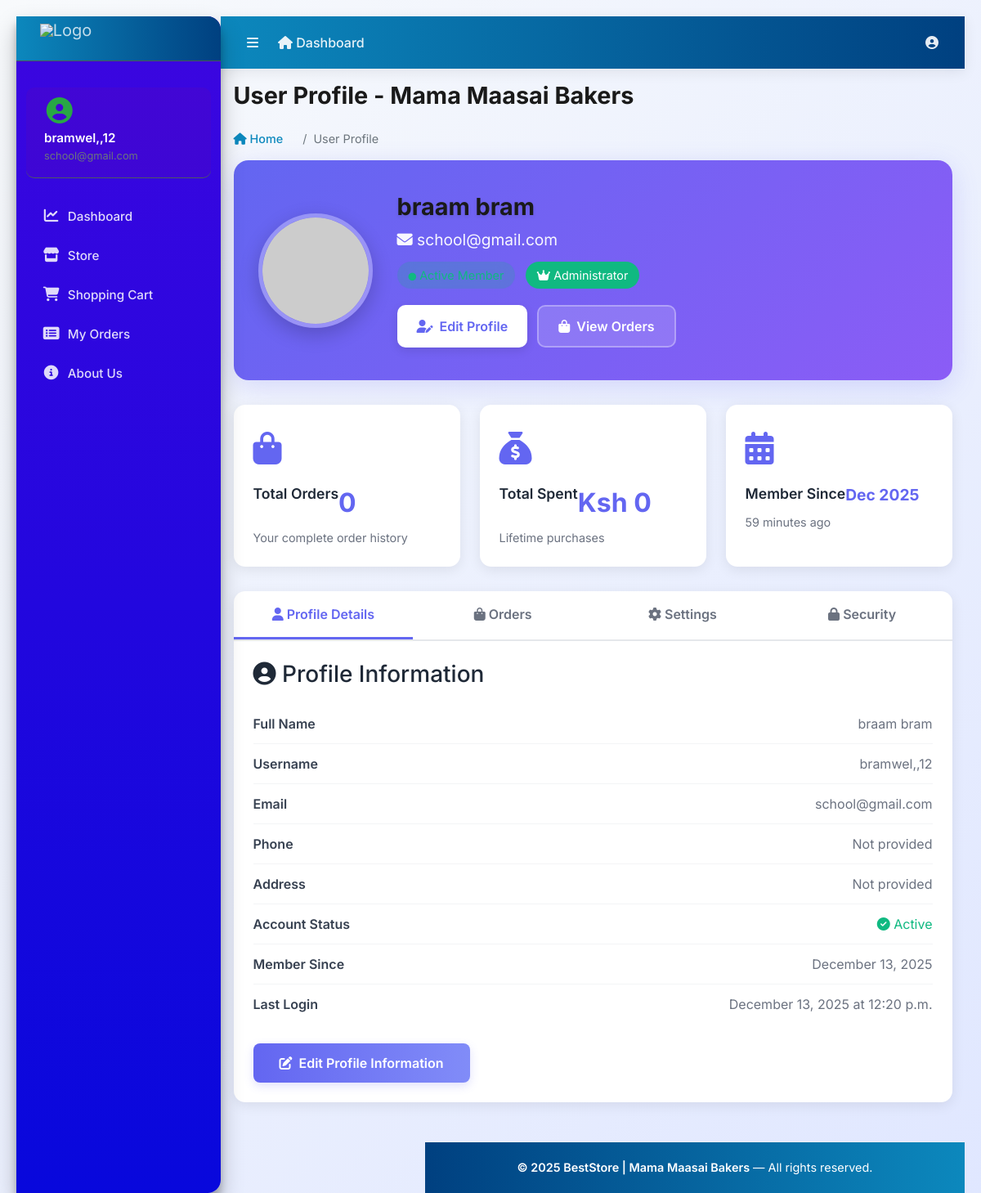
The page /accounts/profile/ (signed in) on the database its author committed.
### accounts/models.py (models this page shows, shortened)
class Account(AbstractUser):
    ROLE_CHOICES = (
        ('admin', 'Admin'),
        ('finance', 'Finance'),
        ('user', 'User'),
    )
    role = models.CharField(max_length=20, choices=ROLE_CHOICES, default='user')
    first_name = models.CharField(max_length=50)
    last_name = models.CharField(max_length=50)
    username = models.CharField(max_length=50, unique=True)
    email = models.EmailField(max_length=100, unique=True)
    phone_number = models.CharField(max_length=50, blank=True, null=True)
    groups = models.ManyToManyField(
        Group,
        related_name="custom_user_set",
        blank=True,
        help_text="The groups this user belongs to.",
        verbose_name="groups",
    )
    user_permissions = models.ManyToManyField(
        Permission,
        related_name="custom_user_permissions_set",
        blank=True,
        help_text="Specific permissions for this user.",
        verbose_name="user permissions",
    )
    date_joined = models.DateTimeField(auto_now_add=True)
    last_login = models.DateTimeField(auto_now_add=True)
    is_admin = models.BooleanField(default=False)
    is_staff = models.BooleanField(default=False)
    is_superuser = models.BooleanField(default=False)
    is_active = models.BooleanField(default=False)
    is_superadmin = models.BooleanField(default=False)
    USERNAME_FIELD = 'email'
    REQUIRED_FIELDS = ['username', 'first_name', 'last_name']
    objects = MyAccountManager()

### accounts/views.py (the view)
# urls.py: path('profile/', views.profile, name='profile'),
@login_required
def profile(request):
    userprofile = getattr(request.user, 'userprofile', None)
    context = {
        'user': request.user,
        'userprofile': userprofile,
    }
    return render(request, 'accounts/profile.html', context)

### templates/accounts/profile.html (shortened to what this page needs)
{% extends "base.html" %}
{% block page_title %}User Profile - Mama Maasai Bakers{% endblock %}
{% block breadcrumb %}User Profile{% endblock %}
{% load static %}
{% block content %}
<!DOCTYPE html>
<html lang="en">
<head>
    <link rel="stylesheet" href="https://cdnjs.cloudflare.com/ajax/libs/font-awesome/6.4.0/css/all.min.css">
</head>
<body>
    <div class="profile-wrapper">
        <div class="profile-header">
            <div class="profile-avatar-section">
                <img src="{% if user.profile_image %}{{ user.profile_image.url }}{% else %}https://via.placeholder.com/140?text={{ user.username|upper|truncatewords:1 }}{% endif %}"
                     alt="{{ user.get_full_name }}"
                     class="profile-avatar">
            </div>
            <div class="profile-info">
                <h1 class="profile-name">{{ user.get_full_name }}</h1>
                <p class="profile-email">
                    <i class="fas fa-envelope"></i> {{ user.email }}
                </p>
                <div style="margin-bottom: 12px;">
                    <span class="profile-badge status-badge">
                        <i class="fas fa-circle" style="font-size: 0.6rem;"></i> Active Member
                    </span>
                    {% if user.is_superuser %}
                        <span class="profile-badge status-active">
                            <i class="fas fa-crown"></i> Administrator
                        </span>
                    {% endif %}
                </div>
                <div class="profile-actions">
                    <button class="btn btn-primary" onclick="switchTab('profile-details')">
                        <i class="fas fa-user-edit"></i> Edit Profile
                    </button>
                    <button class="btn btn-secondary" onclick="switchTab('orders')">
                        <i class="fas fa-shopping-bag"></i> View Orders
                    </button>
                </div>
            </div>
        </div>
        <div class="profile-grid">
            <div class="profile-card">
                <div class="card-icon"><i class="fas fa-shopping-bag"></i></div>
                <div class="card-title">Total Orders</div>
                <div class="card-value">{{ orders_count|default:0 }}</div>
                <div class="card-description">Your complete order history</div>
            </div>
            <div class="profile-card">
                <div class="card-icon"><i class="fas fa-sack-dollar"></i></div>
                <div class="card-title">Total Spent</div>
                <div class="card-value">Ksh {{ total_spent|default:0 }}</div>
                <div class="card-description">Lifetime purchases</div>
            </div>
            <div class="profile-card">
                <div class="card-icon"><i class="fas fa-calendar-alt"></i></div>
                <div class="card-title">Member Since</div>
                <div class="card-value" style="font-size: 1.2rem;">{{ user.date_joined|date:"M Y" }}</div>
                <div class="card-description">{{ user.date_joined|timesince }} ago</div>
            </div>
        </div>
        <div class="profile-tabs">
            <div class="tabs-header">
                <button class="tab-btn active" onclick="switchTab('profile-details')">
                    <i class="fas fa-user"></i> Profile Details
                </button>
                <button class="tab-btn" onclick="switchTab('orders')">
                    <i class="fas fa-shopping-bag"></i> Orders
                </button>
                <button class="tab-btn" onclick="switchTab('settings')">
                    <i class="fas fa-cog"></i> Settings
                </button>
                <button class="tab-btn" onclick="switchTab('security')">
                    <i class="fas fa-lock"></i> Security
                </button>
            </div>
            <div id="profile-details" class="tab-content active">
                <h3 style="margin-bottom: 20px; color: #1f2937;">
                    <i class="fas fa-user-circle"></i> Profile Information
                </h3>
                <ul class="details-list">
                    <li class="details-item">
                        <span class="details-label">Full Name</span>
                        <span class="details-value">{{ user.get_full_name|default:"Not provided" }}</span>
                    </li>
                    <li class="details-item">
                        <span class="details-label">Username</span>
                        <span class="details-value">{{ user.username }}</span>
                    </li>
                    <li class="details-item">
                        <span class="details-label">Email</span>
                        <span class="details-value">{{ user.email }}</span>
                    </li>
                    <li class="details-item">
                        <span class="details-label">Phone</span>
                        <span class="details-value">{{ user.phone_number|default:"Not provided" }}</span>
                    </li>
                    <li class="details-item">
                        <span class="details-label">Address</span>
                        <span class="details-value">{{ user.address|default:"Not provided" }}</span>
                    </li>
                    <li class="details-item">
                        <span class="details-label">Account Status</span>
                        <span class="details-value">
                            {% if user.is_active %}
                                <span style="color: #10b981;"><i class="fas fa-check-circle"></i> Active</span>
                            {% else %}
                                <span style="color: #ef4444;"><i class="fas fa-times-circle"></i> Inactive</span>
                            {% endif %}
                        </span>
                    </li>
                    <li class="details-item">
                        <span class="details-label">Member Since</span>
                        <span class="details-value">{{ user.date_joined|date:"F j, Y" }}</span>
                    </li>
                    <li class="details-item">
                        <span class="details-label">Last Login</span>
                        <span class="details-value">
                            {% if user.last_login %}
                                {{ user.last_login|date:"F j, Y \a\t g:i a" }}
                            {% else %}
                                Never
                            {% endif %}
                        </span>
                    </li>
                </ul>
                <div style="margin-top: 24px;">
                    <a href="#" class="btn btn-save">
                        <i class="fas fa-edit"></i> Edit Profile Information
                    </a>
                </div>
            </div>
        </div>
    </div>
</body>
</html>
{% endblock %}

### templates/base.html (shortened to what this page needs)
{% load static %}
<!DOCTYPE html>
<html lang="en-us">
<head>
    <link rel="stylesheet" href="https://cdnjs.cloudflare.com/ajax/libs/font-awesome/6.4.0/css/all.min.css">
    <link rel="stylesheet" href="{% static 'vendor/bootstrap/css/bootstrap.min.css' %}">
    <link rel="stylesheet" href="{% static 'vendor/adminlte/css/adminlte.min.css' %}">
</head>
<body class="hold-transition sidebar-mini">
<div class="wrapper">
    <nav class="main-header navbar navbar-expand navbar-dark navbar-light">
        <ul class="navbar-nav">
            <li class="nav-item">
                <a class="nav-link" data-widget="pushmenu" href="#" role="button" title="Toggle Menu">
                    <i class="fas fa-bars"></i>
                </a>
            </li>
            <li class="nav-item d-none d-sm-inline-block">
                <a href="{% url 'dashboard' %}" class="nav-link">
                    <i class="fas fa-home me-2"></i> Dashboard
                </a>
            </li>
        </ul>
        <ul class="navbar-nav ml-auto">
            <li class="nav-item dropdown">
                <a class="nav-link" data-bs-toggle="dropdown" href="#" role="button" title="Account">
                    <i class="fas fa-user-circle"></i>
                </a>
            </li>
        </ul>
    </nav>
    <aside class="main-sidebar elevation-4 sidebar-dark-primary">
        <a href="{% url 'dashboard' %}" class="brand-link">
            <img src="{% static 'images/logo.png' %}" alt="Logo" class="brand-image">
        </a>
        <div class="sidebar">
            <div class="user-panel mt-3 pb-3 mb-3">
                <div class="image">
                    <i class="fas fa-user-circle fa-2x text-success"></i>
                </div>
                <div class="info">
                    <a href="{% url 'profile' %}" class="d-block">{{ user.username|default:"Guest" }}</a>
                    <small class="text-muted">{{ user.email|default:"" }}</small>
                </div>
            </div>
            <nav class="mt-4">
                <ul class="nav nav-pills nav-sidebar flex-column" data-widget="treeview" role="menu">
                    <li class="nav-item">
                        <a href="{% url 'dashboard' %}" class="nav-link">
                            <i class="nav-icon fas fa-chart-line"></i>
                            <p>Dashboard</p>
                        </a>
                    </li>
                    <li class="nav-item">
                        <a href="{% url 'store:store' %}" class="nav-link">
                            <i class="nav-icon fas fa-store"></i>
                            <p>Store</p>
                        </a>
                    </li>
                    <li class="nav-item">
                        <a href="{% url 'cart:cart' %}" class="nav-link">
                            <i class="nav-icon fas fa-shopping-cart"></i>
                            <p>Shopping Cart</p>
                        </a>
                    </li>
                    <li class="nav-item">
                        <a href="{% url 'myOrders' %}" class="nav-link">
                            <i class="nav-icon fas fa-list-alt"></i>
                            <p>My Orders</p>
                        </a>
                    </li>
                    <li class="nav-item">
                        <a href="{% url 'about' %}" class="nav-link">
                            <i class="nav-icon fas fa-info-circle"></i>
                            <p>About Us</p>
                        </a>
                    </li>
                </ul>
            </nav>
        </div>
    </aside>
    <div class="content-wrapper">
        <div class="content">
            <div class="container-fluid">
                <div class="row mb-4">
                    <div class="col-12">
                        <div class="d-flex justify-content-between align-items-center">
                            <div>
                                <h1 class="m-0">{% block page_title %}Dashboard{% endblock %}</h1>
                            </div>
                        </div>
                    </div>
                </div>
                <div class="row mb-3">
                    <div class="col-12">
                        <nav aria-label="breadcrumb">
                            <ol class="breadcrumb">
                                <li class="breadcrumb-item"><a href="{% url 'dashboard' %}"><i class="fas fa-home"></i> Home</a></li>
                                <li class="breadcrumb-item active">{% block breadcrumb %}Dashboard{% endblock %}</li>
                            </ol>
                        </nav>
                    </div>
                </div>
            </div>
        </div>
        <div class="content">
            <div class="container-fluid">
                {% block content %}{% endblock %}
            </div>
        </div>
        <footer class="main-footer mt-5">
            <strong>&copy; 2025 BestStore | Mama Maasai Bakers</strong> — All rights reserved.
        </footer>
    </div>
</div>
</body>
</html>

### rows shown on the page
Account: username "bramwel,,12", email "school@gmail.com", get_full_name "braam bram", date_joined "Dec 2025", date_joined "59 minutes", phone_number "Not provided", date_joined "December 13, 2025", last_login "December 13, 2025 at 12:20 p.m."

### other values the page prints
{{ orders_count|default:0 }} "0"
{{ total_spent|default:0 }} "0"
{{ user.address|default:"Not provided" }} "Not provided"
